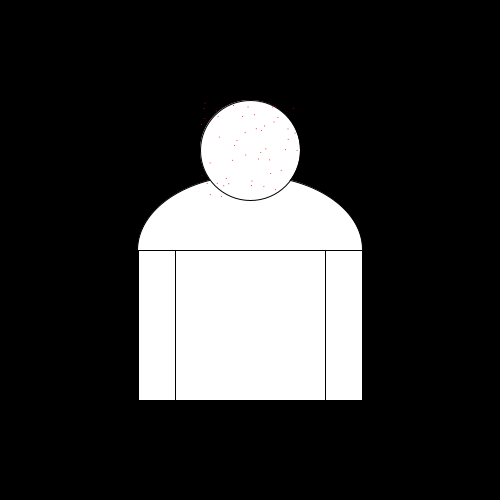
Frame 1 (no input)
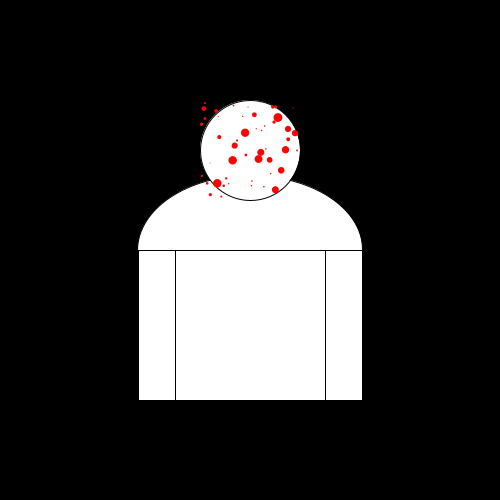
Frame 60 (the mouse pressed at the canvas centre just before this capture)
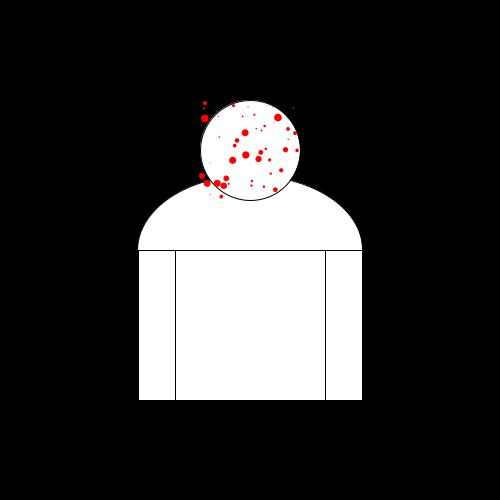
Frame 120 (the mouse held since frame 60 and released just before this capture)

The Processing sketch that drew these frames (run headless with seeded random() and noise(); from frame 60 on, the mouse is pressed at the canvas centre):

// Processing sketch: Portrait_12_object_b
// ── Portrait_12_object_b.pde
/* 
 *  Portrait 03
 *  Einfache Variablen
 *  HKB 16 Parametric Design, MR
 */

int dicke=150;

int mitteX;
int mitteY;

int numpickel=50;
Pickel [] pickel=new Pickel[numpickel];

// Setup Funktion, wird einmal aufgerufen
void setup() { 
  size(500, 500);
  mitteX=width/2;
  mitteY=height/2;

  for (int i=0; i<numpickel; i++) {
    pickel[i]=new Pickel(mitteX+random(-50, 50), mitteY-100+random(-50, 50));
  }
}


// Draw Funktion, wird geloopt
void draw() {
  background(0);

  arc(mitteX, mitteY, dicke*1.5, 150, -PI, 0, OPEN); // Schulter
  ellipse(mitteX, mitteY-100, 100, 100); // Kopf
  rect(mitteX-dicke/2, mitteY, dicke, 150); // Bauch
  rect(mitteX-dicke/2-dicke/4, mitteY, dicke/4, 150); // linker Arm
  rect(mitteX+dicke/2, mitteY, dicke/4, 150); // rechter Arm

  for (int i=0; i<numpickel; i++) {
    pickel[i].grow();
  }

  for (int i=0; i<numpickel; i++) {
    pickel[i].draw();
  }
}
// ── Pickel.pde
class Pickel {

  float posx=0;
  float posy=0;
  float size=1;
  int col=color(255, 0, 0);
  float growfakt;

  Pickel(float _posx, float _posy) {
    posx=_posx;
    posy=_posy;
    growfakt=random(1, 1.05);
  }

  void grow() {
    size=size*growfakt;
    if (size>10) {
      size=1;
    }
  }

  void draw() {
    pushStyle();
    pushMatrix();
    translate(posx, posy);
    fill(col);
    noStroke();
    ellipse(0, 0, size, size);
    popMatrix();
    popStyle();
  }
}
